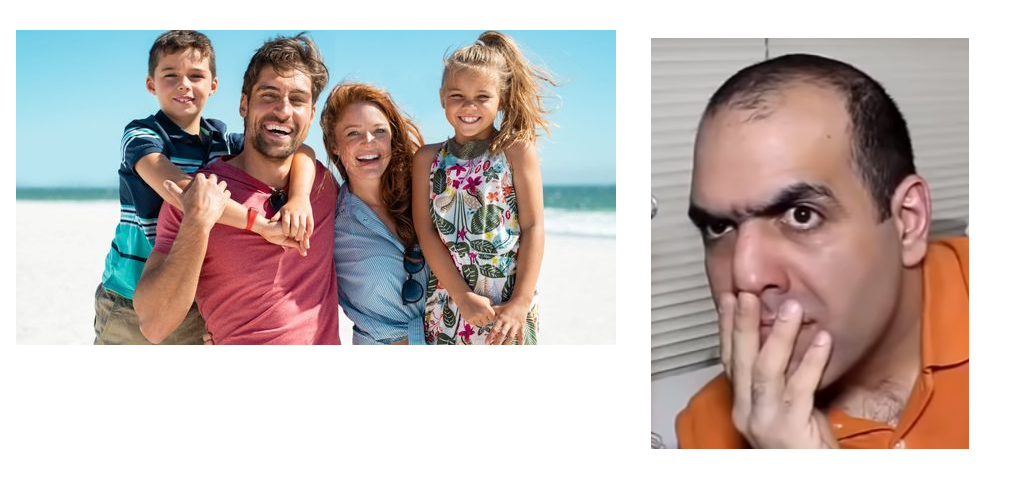
#> input picture images_test/test.jpg, 1012 x 481 px, found by its file name
$ python FaceResearch.py
#> lines starting #> are read from the running program, lines starting #| are printed output that depends on the picture; after the words box and inside, x2 and y2 are one past the last pixel; in counts of white or black regions, pixels touching at a corner belong together
import cv2

trained_face_data = cv2.CascadeClassifier('haarcascade_frontalface_default.xml')

# On lit test.jpg
img = cv2.imread("images_test\\test.jpg")
#> img is the input picture: shape (481, 1012, 3); mean B, G, R 179.5, 182.6, 194

# changement vers un format non RGB
grayScaled_img = cv2.cvtColor(img, cv2.COLOR_RGB2GRAY)
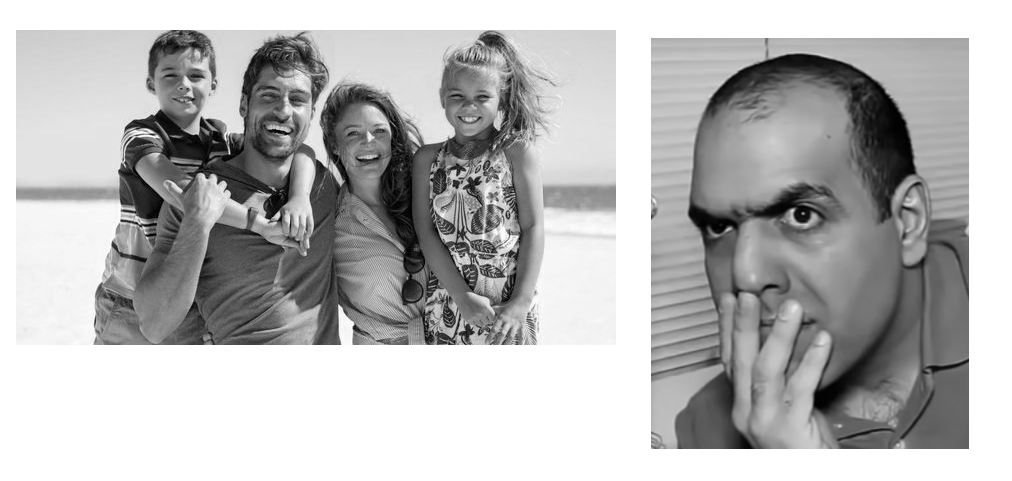
#> grayScaled_img: shape (481, 1012); min 0, max 255, mean 182.9


# On récupère les coordonnées (x y w h) du visage sur la photo
face_coordinates = trained_face_data.detectMultiScale(grayScaled_img)
#> face_coordinates = [[438, 74, 63, 63], [334, 108, 69, 69], [149, 48, 71, 71], [114, 105, 60, 60], [240, 64, 85, 85], [630, 116, 263, 263]]
# print(face_coordinates)


# Pour chaque visages detecté on dessine un rectangle autour des visages
for (x, y, w, h) in face_coordinates:
    # [5 lines of commented-out code are left out]
    cv2.rectangle(img, (x, y), (x+w, y+h), (0, 255, 0), 3)
#> this loop made 6 passes
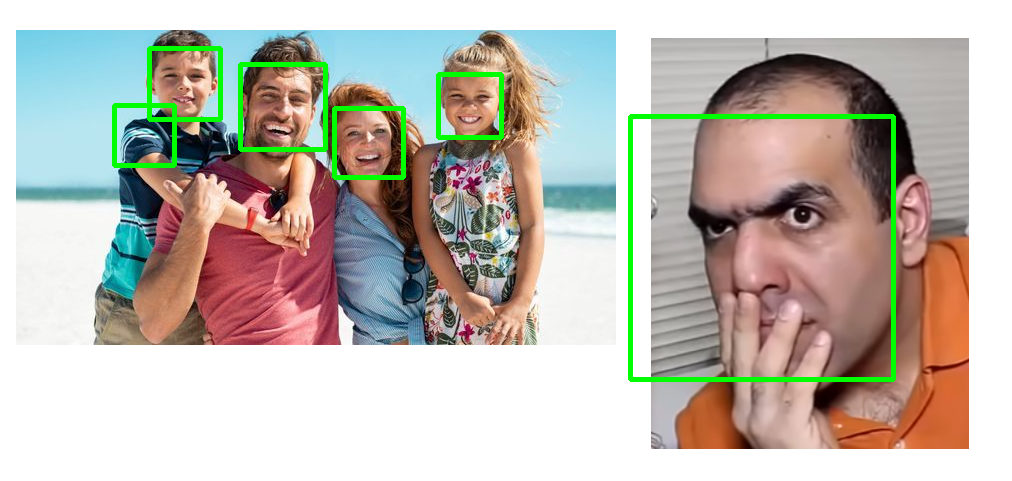
#> img: shape (481, 1012, 3); 2.49% of pixels changed, all inside (x1, y1, x2, y2) = (112, 46, 896, 382)


# Affiche une image
cv2.imshow("test", img)     # affichage de l'image originale
# imshow("test", grayScaled_img)     # affichage de l'image grisé

# Attend la pression d'une touche
cv2.waitKey()

$ run again, with images_test/boom.jpg copied over images_test/test.jpg
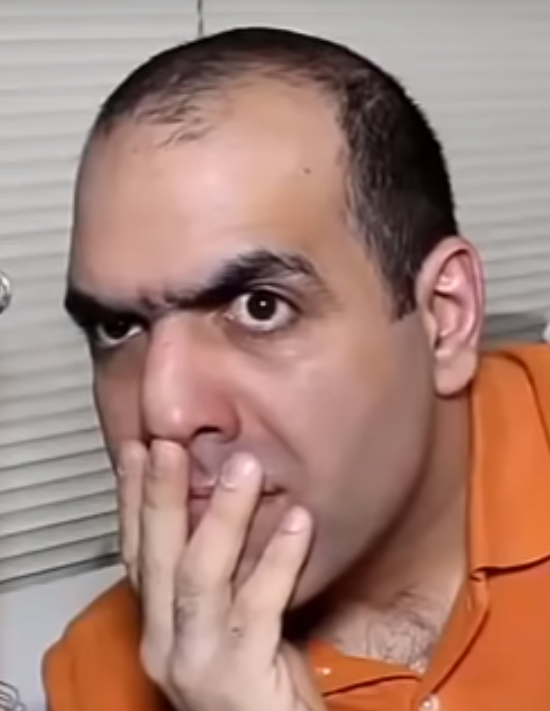
#> input picture images_test/boom.jpg, 550 x 711 px, found by its file name
#> img is the input picture: shape (711, 550, 3); mean B, G, R 119.3, 130.3, 165.4
#> `grayScaled_img = cv2.cvtColor(img, cv2.COLOR_RGB2GRAY)`:
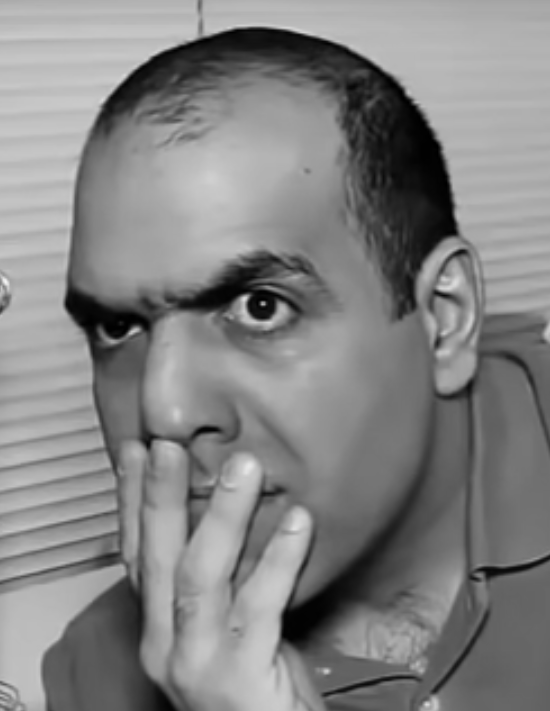
#> grayScaled_img: shape (711, 550); min 0, max 245, mean 131
#> face_coordinates = [[14, 159, 412, 412]]
#> the loop `for (x, y, w, h) in face_coordinates: # param_1 = l'image sur laquel n..` made 1 pass
#> after the loop `for (x, y, w, h) in face_coordinates:`:
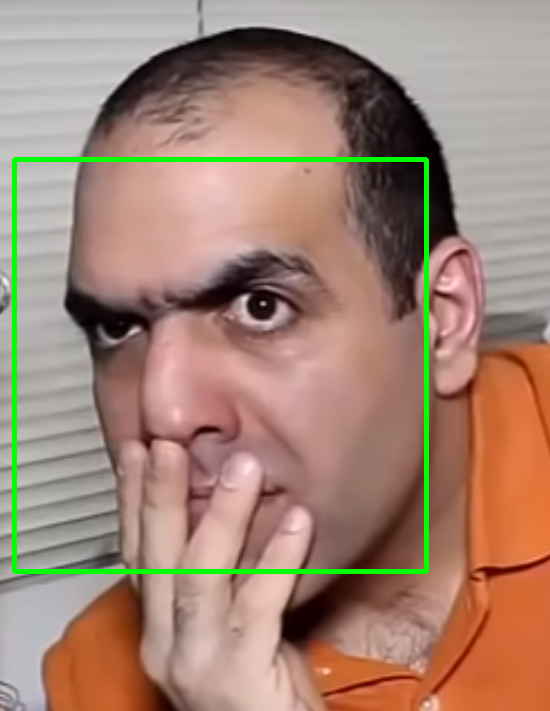
#> img: shape (711, 550, 3); 2.1% of pixels changed, all inside (x1, y1, x2, y2) = (12, 157, 429, 574)

$ run again, with images_test/fam.jpg copied over images_test/test.jpg
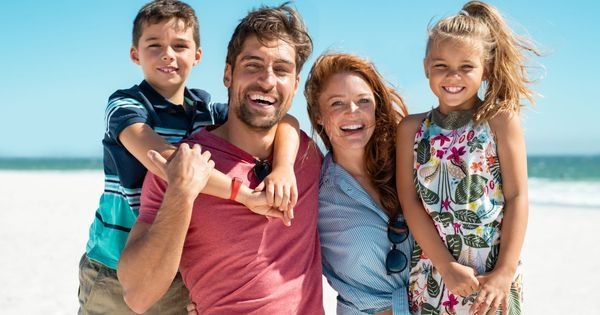
#> input picture images_test/fam.jpg, 600 x 315 px, found by its file name
#> img is the input picture: shape (315, 600, 3); mean B, G, R 154.3, 154.7, 159.9
#> `grayScaled_img = cv2.cvtColor(img, cv2.COLOR_RGB2GRAY)`:
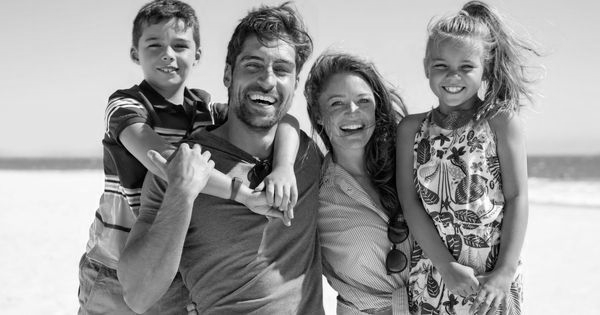
#> grayScaled_img: shape (315, 600); min 0, max 255, mean 155.2
#> face_coordinates = [[422, 46, 61, 61], [134, 20, 69, 69], [317, 78, 70, 70], [224, 33, 87, 87]]
#> the loop `for (x, y, w, h) in face_coordinates: # param_1 = l'image sur laquel n..` made 4 passes
#> after the loop `for (x, y, w, h) in face_coordinates:`:
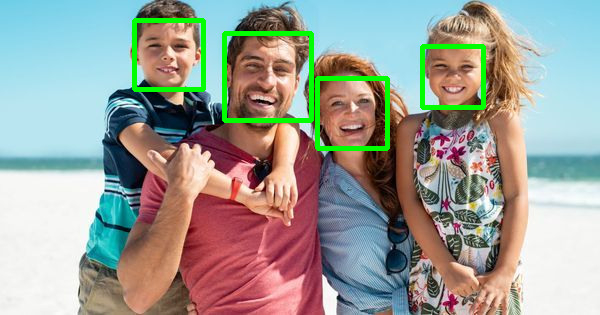
#> img: shape (315, 600, 3); 3.01% of pixels changed, all inside (x1, y1, x2, y2) = (132, 18, 486, 151)
